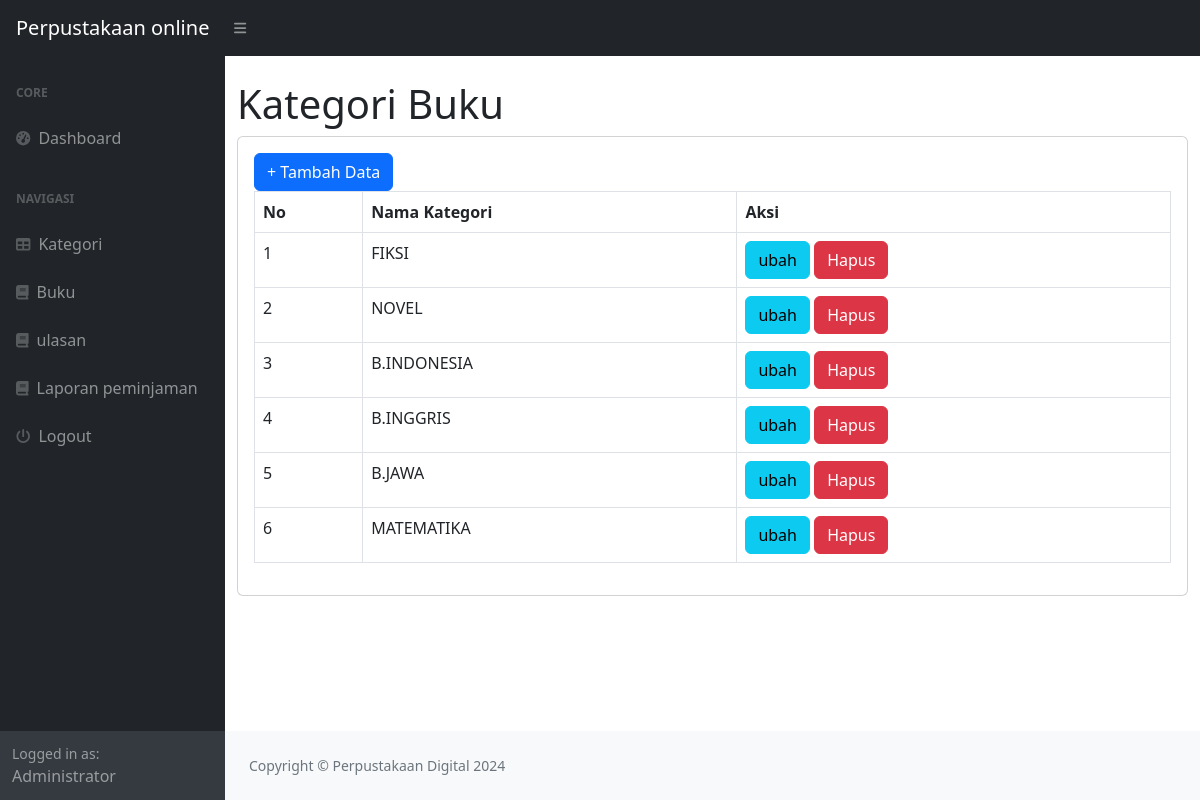
The app's page /index.php?page=kategori (signed in) with its own data.
### tables this page shows
CREATE TABLE `kategori` (
  `id_kategori` int(11) NOT NULL,
  `kategori` varchar(50) DEFAULT NULL
);

### kategori.php (the view)
<h1 class="mt-4">Kategori Buku</h1>
<div class="card">
    <div class="card-body">
    <div class="row">
    <div class="col-md-12">
            <a href="?page=kategori_tambah" class="btn btn-primary">+ Tambah Data</a>
            <table class="table table-bordered" id="datatable" width="100%" cellspacing="0">
                <tr>
                    <th>No</th>
                    <th>Nama Kategori</th>
                    <th>Aksi</th>
                </tr>
                <?php
                $i = 1;
                    $query = mysqli_query($koneksi, "SELECT*FROM kategori");
                    while($data = mysqli_fetch_array($query)){
                        ?>
                        <tr>
                            <td><?php echo $i++; ?></td>
                            <td><?php echo $data['kategori']; ?></td>
                            <td>
                                <a href="?page=kategori_ubah&&id=<?php echo $data['id_kategori']; ?>" class="btn btn-info">ubah</a>
                                <a onclick="return confirm('Apakah anda yakin menghapus data ini?');" href="?page=kategori_hapus&&id=<?php echo $data['id_kategori']; ?>" class="btn btn-danger">Hapus</a>
                            </td>
                        </tr>
                        <?php
                    }
                ?>
        </table>
    </div>
    </div>
        </div>
</div>

### records on screen
kategori: kategori "FIKSI"
kategori: kategori "NOVEL"
kategori: kategori "B.INDONESIA"
kategori: kategori "B.INGGRIS"
kategori: kategori "B.JAWA"
kategori: kategori "MATEMATIKA"

### other values on screen
$_SESSION['user']['nama'] "Administrator"
